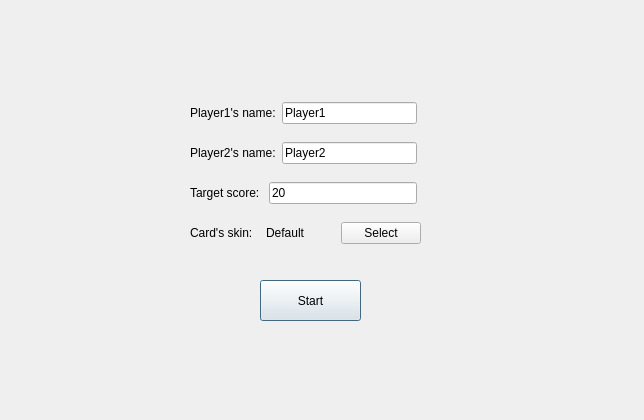
<?xml version="1.0" encoding="UTF-8"?>
<ui version="4.0">
 <class>GameSetting</class>
 <widget class="QDialog" name="GameSetting">
  <property name="geometry">
   <rect>
    <x>0</x>
    <y>0</y>
    <width>644</width>
    <height>420</height>
   </rect>
  </property>
  <property name="windowTitle">
   <string>Dialog</string>
  </property>
  <widget class="QPushButton" name="gameStart">
   <property name="geometry">
    <rect>
     <x>260</x>
     <y>280</y>
     <width>101</width>
     <height>41</height>
    </rect>
   </property>
   <property name="text">
    <string>Start</string>
   </property>
  </widget>
  <widget class="QWidget" name="layoutWidget">
   <property name="geometry">
    <rect>
     <x>190</x>
     <y>140</y>
     <width>227</width>
     <height>26</height>
    </rect>
   </property>
   <layout class="QHBoxLayout" name="p2Name">
    <item>
     <widget class="QLabel" name="label_p2Name">
      <property name="text">
       <string>Player2's name:</string>
      </property>
     </widget>
    </item>
    <item>
     <widget class="QLineEdit" name="lineEdit_p2Name">
      <property name="text">
       <string>Player2</string>
      </property>
     </widget>
    </item>
   </layout>
  </widget>
  <widget class="QWidget" name="layoutWidget_2">
   <property name="geometry">
    <rect>
     <x>190</x>
     <y>180</y>
     <width>227</width>
     <height>26</height>
    </rect>
   </property>
   <layout class="QHBoxLayout" name="targetScore">
    <item>
     <widget class="QLabel" name="label_targetScore">
      <property name="text">
       <string>Target score: </string>
      </property>
     </widget>
    </item>
    <item>
     <widget class="QLineEdit" name="lineEdit_targetScore">
      <property name="text">
       <string>20</string>
      </property>
     </widget>
    </item>
   </layout>
  </widget>
  <widget class="QWidget" name="">
   <property name="geometry">
    <rect>
     <x>190</x>
     <y>220</y>
     <width>231</width>
     <height>26</height>
    </rect>
   </property>
   <layout class="QHBoxLayout" name="cardSkin">
    <item>
     <widget class="QLabel" name="currentCardSkin">
      <property name="text">
       <string>Card's skin: </string>
      </property>
     </widget>
    </item>
    <item>
     <widget class="QLabel" name="label_cardSkin">
      <property name="text">
       <string>Default</string>
      </property>
     </widget>
    </item>
    <item>
     <widget class="QPushButton" name="pushButton_selectCardSkin">
      <property name="text">
       <string>Select</string>
      </property>
     </widget>
    </item>
   </layout>
  </widget>
  <widget class="QWidget" name="">
   <property name="geometry">
    <rect>
     <x>190</x>
     <y>100</y>
     <width>227</width>
     <height>26</height>
    </rect>
   </property>
   <layout class="QHBoxLayout" name="p1Name">
    <item>
     <widget class="QLabel" name="label_p1Name">
      <property name="text">
       <string>Player1's name:</string>
      </property>
     </widget>
    </item>
    <item>
     <widget class="QLineEdit" name="lineEdit_p1Name">
      <property name="text">
       <string>Player1</string>
      </property>
     </widget>
    </item>
   </layout>
  </widget>
 </widget>
 <resources/>
 <connections/>
</ui>
